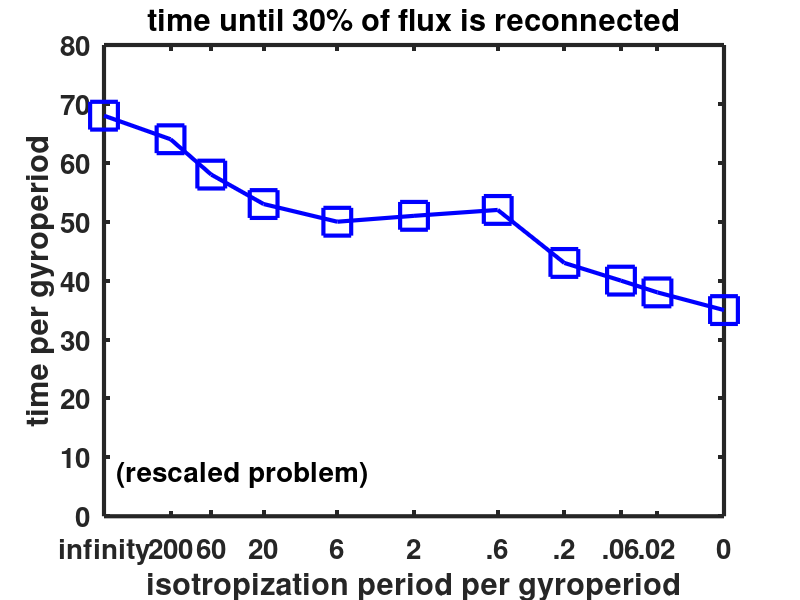
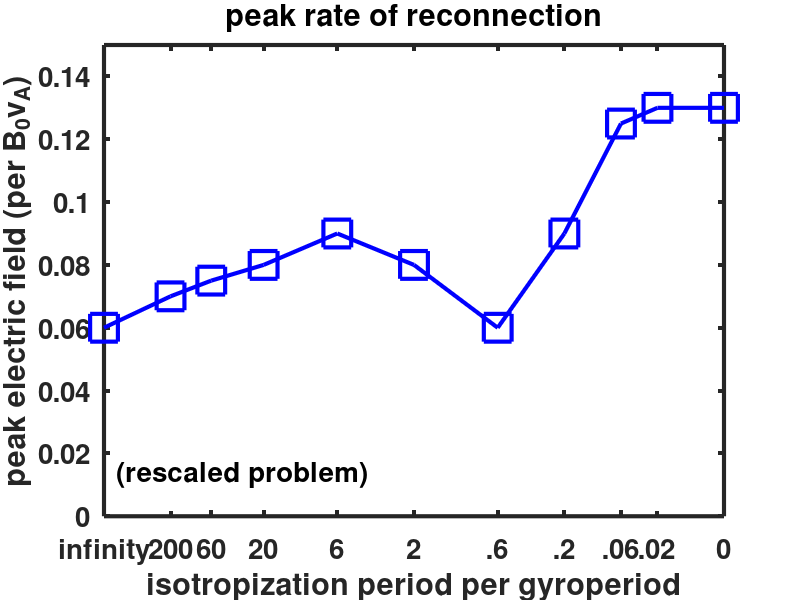

MATLAB code to generate these figures, in order:
function graphrecon(problem)

if(~exist('problem','var'))
  problem='rescaled'
end

switch problem
  case 'GEM';
    timemax=50;
    ratemax=.16;
  case 'rescaled';
    timemax=80;
    ratemax=.15;
  otherwise
    error('no such problem');
end

switch problem
  case 'GEM';
    a=[[32  , .14 , 30]; ...
       [32.5, .13 , 10]; ...
       [33  , .13 , 6 ]; ...
       [33.5, .14 , 3 ]; ...
       [36  , .13 , 1 ]; ...
       [37.5, .14 , .3]]; ...
    xticklabel = {30, 10, 6, 3, 1, .3};
  otherwise
    a=[[ 68,  .06, 200000000000]; ...
       [ 64,  .07,  200]; ...
       [ 58,  .075,  60]; ...
       [ 53,  .08,   20]; ...
       [ 50,  .09,    6]; ...
       [ 51,  .08,    2]; ...
       [ 52,  .06,   .6]; ...
       [ 43,  .09,   .2]; ...
       [ 40,  .125, .06]; ...
       [ 38,  .13,  .02]; ...
       [ 35,  .13,  0.000000000001]];
    xticklabel = {'infinity     ','200  ','60','20','6','2','.6','.2','.06 ',' .02','0'};
  end
  
  rates = rescale(2./a(:,3),0.23);
  clf;
  figure(1);
  %plot(rates,1.662./a(:,1),'--rs','linewidth',2);
  plot(rates,a(:,1),'-bs','linewidth',3,'MarkerSize',20);
  ylim([0,timemax]);
  set(gca,'XTick',rates);
  set(gca,'XTickLabel',xticklabel);
  title('time until 30% of flux is reconnected',...
    'fontsize',26,'fontweight','bold');
  xlabel('isotropization period per gyroperiod',...
    'fontsize',20,'fontweight','bold');
  ylabel('time per gyroperiod',...
    'fontsize',20,'fontweight','bold');
  set(gca,'fontsize',20,'fontweight','bold','linewidth',3);
  set(gca,'YTick',0:10:80);
  limits = axis();
  xpos = limits(1)+.02*(limits(2)-limits(1));
  ypos = limits(3)+.09*(limits(4)-limits(3));
  text(xpos, ypos, ['(' problem ' problem)'],'fontsize',20,'fontweight','bold');
  print('-depsc', [getenv('HOME') '/figures/recon_time']);

  figure(2);
  plot(rates,a(:,2),'-bs','linewidth',3,'MarkerSize',20);
  ylim([0,ratemax]);
  set(gca,'XTick',rates);
  set(gca,'XTickLabel',xticklabel);
  title('peak rate of reconnection',...
    'fontsize',26,'fontweight','bold');
  xlabel('isotropization period per gyroperiod',...
    'fontsize',20,'fontweight','bold');
  ylabel('peak electric field (per B_0v_A)',...
    'fontsize',20,'fontweight','bold');
  set(gca,'fontsize',20,'fontweight','bold','linewidth',3);
  set(gca,'YTick',0:.02:.16);
  limits = axis();
  xpos = limits(1)+.02*(limits(2)-limits(1));
  ypos = limits(3)+.09*(limits(4)-limits(3));
  text(xpos, ypos, ['(' problem ' problem)'],'fontsize',20,'fontweight','bold');
  print('-depsc', [getenv('HOME') '/figures/peak_recon_rate']);

end

function out=rescale(a,b)
  % tanh(b*ln(a))
  ab = a.^b;
  ab2 = ab.^2;
  out=(ab2-1)./(ab2+1);
end
